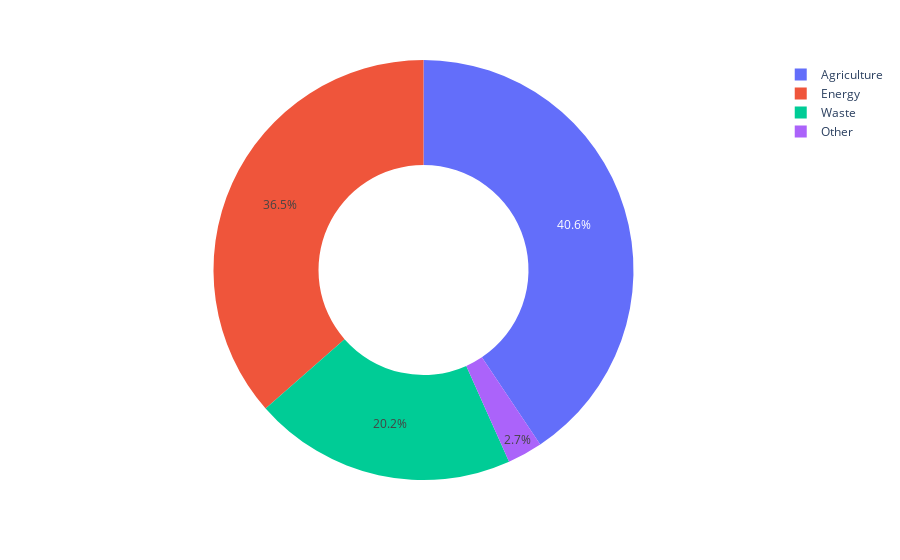

Here is the notebook cell this chart was saved with:
### Code cell
px.pie(type_grouped, values = 'emissions', names = 'type', hole = 0.5)

### Figure 1 — Plotly figure (JSON) as saved in the notebook; plotly's stock layout.template omitted (floating-point values rounded to 4 significant figures)
{"data": [{"domain": {"x": [0, 1], "y": [0, 1]}, "hole": 0.5, "hovertemplate": "type=%{label}<br>emissions=%{value}<extra></extra>", "labels": ["Agriculture", "Energy", "Other", "Waste"], "legendgroup": "", "name": "", "showlegend": true, "type": "pie", "values": [150800.0, 135300.0, 10030.0, 75080.0]}], "layout": {"legend": {"tracegroupgap": 0}, "margin": {"t": 60}}}
